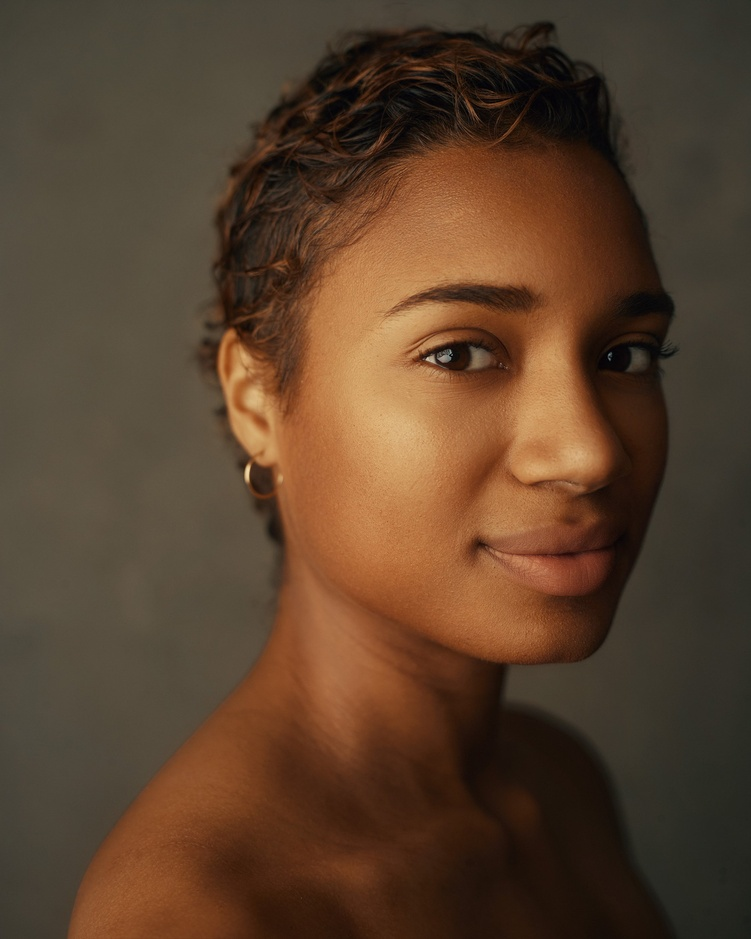
#> input picture sample images/face.jpg, 751 x 939 px, shrunk from 2000 x 2500 before the run; its folder holds only this picture in this run
$ python -i app.py   (imports and definitions only)
#> lines starting #> are read from the running program, lines starting #| are printed output that depends on the picture; after the words box and inside, x2 and y2 are one past the last pixel; in counts of white or black regions, pixels touching at a corner belong together
# app.py — Artistic Image Processor with Enhanced UI
"""
Streamlit DIP app — Enhanced UI with beautiful design
- All original DIP functions kept
- Modern, attractive UI with gradient design
- Fixed text color contrast issues
- Enhanced visual feedback
"""

import streamlit as st
import numpy as np
import cv2
from PIL import Image, ImageEnhance
import io, os, time, base64
from skimage import restoration
from skimage.util import random_noise

# optional: matplotlib for FFT/hist
try:
    import matplotlib.pyplot as plt
    from matplotlib.figure import Figure
    MATPLOTLIB_OK = True
except Exception as e:
    MATPLOTLIB_OK = False

# [128 lines not run here, left out]


# ----------------- Constants -----------------
PREVIEW_MAX_WIDTH = 720
PREVIEW_MAX_HEIGHT = 600

# ----------------- Helper Functions (unchanged) -----------------
def read_image_bytes(data_bytes):
    arr = np.frombuffer(data_bytes, np.uint8)
    img = cv2.imdecode(arr, cv2.IMREAD_COLOR)
    if img is None:
        raise ValueError("Failed to decode image")
    img = cv2.cvtColor(img, cv2.COLOR_BGR2RGB)
    return img

def imwrite_rgb(path, img_rgb):
    os.makedirs(os.path.dirname(path), exist_ok=True)
    cv2.imwrite(path, cv2.cvtColor(img_rgb, cv2.COLOR_RGB2BGR))

# [4 lines left out: function ensure_rgb, not called in this run]

def resize_for_preview_keep_aspect(img_rgb, max_w=PREVIEW_MAX_WIDTH, max_h=PREVIEW_MAX_HEIGHT):
    h, w = img_rgb.shape[:2]
    scale_w = max_w / w if w > max_w else 1.0
    scale_h = max_h / h if h > max_h else 1.0
    scale = min(scale_w, scale_h)
    if scale >= 1.0:
        return img_rgb
    new_w = max(1, int(w * scale))
    new_h = max(1, int(h * scale))
    return cv2.resize(img_rgb, (new_w, new_h), interpolation=cv2.INTER_AREA)

def pil_from_rgb(img_rgb):
    return Image.fromarray(img_rgb)

# ----------------- DIP functions (unchanged - keep all original functions) -----------------
# [40 lines left out: functions add_gaussian_noise, add_poisson_noise, add_uniform_noise, add_exponential_noise, add_gamma_noise, add_salt_pepper, not called in this run]

def gaussian_blur(img, k=5):
    return cv2.GaussianBlur(img, (k,k), 0)

def median_blur(img, k=5):
    return cv2.medianBlur(img, k)

def bilateral_filter(img, d=9):
    return cv2.bilateralFilter(img, d, sigmaColor=75, sigmaSpace=75)

# [57 lines left out: functions wiener_filter_gray, nl_means_denoise, apply_clahe, unsharp_mask, dehaze_simple, change_brightness_contrast and 2 more, not called in this run]

def scale_img(img, sx, sy):
    h,w = img.shape[:2]
    return cv2.resize(img, (max(1,int(w*sx)), max(1,int(h*sy))), interpolation=cv2.INTER_LINEAR)

# [33 lines left out: functions plot_fft_magnitude, plot_color_histogram, not called in this run]

# ----------------- NEW: Cartoonizer & Pencil Sketch functions -----------------
def _kmeans_color_quantization(img, k=8, attempts=8):
    Z = img.reshape((-1,3)).astype(np.float32)
    k = max(2, int(k))
    criteria = (cv2.TERM_CRITERIA_EPS + cv2.TERM_CRITERIA_MAX_ITER, 10, 1.0)
    try:
        _, label, center = cv2.kmeans(Z, k, None, criteria, attempts, cv2.KMEANS_RANDOM_CENTERS)
        center = np.uint8(center)
        res = center[label.flatten()]
        img_quant = res.reshape(img.shape)
        return img_quant
    except Exception:
        return img

def cartoonize(img_rgb, num_bilateral=5, bilateral_d=9, k_colors=8, edge_block=9, edge_C=2, edge_dilate=1):
    img = img_rgb.copy()
    for _ in range(max(1,int(num_bilateral))):
        img = cv2.bilateralFilter(img, d=int(bilateral_d), sigmaColor=75, sigmaSpace=75)
    img_quant = _kmeans_color_quantization(img, k=max(2,int(k_colors)))
    gray = cv2.cvtColor(img_rgb, cv2.COLOR_RGB2GRAY)
    gray = cv2.medianBlur(gray, 7)
    block = int(edge_block)
    if block % 2 == 0: block = max(3, block+1)
    edges = cv2.adaptiveThreshold(gray, 255, cv2.ADAPTIVE_THRESH_MEAN_C,
                                  cv2.THRESH_BINARY, blockSize=block, C=int(edge_C))
    if int(edge_dilate) > 0:
        kernel = np.ones((int(edge_dilate), int(edge_dilate)), np.uint8)
        edges = cv2.dilate(edges, kernel, iterations=1)
    edges_col = cv2.cvtColor(edges, cv2.COLOR_GRAY2RGB)
    cartoon = cv2.bitwise_and(img_quant, edges_col)
    return cartoon

# [25 lines left out: functions dodge_blend, pencil_sketch, apply_sepia, not called in this run]

# ----------------- Instagram-like filters -----------------
def to_grayscale(img):
    gray = cv2.cvtColor(img, cv2.COLOR_RGB2GRAY)
    return cv2.cvtColor(gray, cv2.COLOR_GRAY2RGB)

# [19 lines left out: functions filter_vintage, filter_lomo, not called in this run]

def filter_high_contrast(img):
    out = cv2.convertScaleAbs(img, alpha=1.5, beta=0)
    return out

# [30 lines left out: functions filter_vignette, filter_warm, filter_cool, filter_film, not called in this run]

INSTAGRAM_FILTERS = {
    "None": lambda x: x,
    "B&W": to_grayscale,
    "Vintage": filter_vintage,
    "Lomo": filter_lomo,
    "High Contrast": filter_high_contrast,
    "Vignette": filter_vignette,
    "Warm": filter_warm,
    "Cool": filter_cool,
    "Film": filter_film
}

# ----------------- Defaults & session keys -----------------
DEFAULTS = {
    "noise_option":"None","g_mean":0.0,"g_var":0.01,
    "u_low":-0.05,"u_high":0.05,"e_scale":0.02,"g_k":2.0,"g_theta":0.02,
    "sp_amt":0.02,"sp_vs":0.5,
    "filter_option":"None","k":5,
    "do_unsharp":False,"un_strength":1.0,
    "do_clahe":False,"do_dehaze":False,
    "do_rotate":False,"angle":0,
    "do_translate":False,"tx":0,"ty":0,
    "do_scale":False,"sx":1.0,"sy":1.0,
    "flip_h":False,"flip_v":False,
    "brightness":1.0,"contrast":1.0,
    "show_fft":False,"show_hist":False,
    "instagram_filter":"None",
    "style_mode":"None",
    "cart_num_bilateral":5, "cart_bilateral_d":9, "cart_k_colors":8, "cart_edge_block":9, "cart_edge_C":2, "cart_edge_dilate":1,
    "sk_sigma":21, "sk_adaptive":True, "sk_block":9, "sk_C":7
}

# [8 lines not run here, left out]

if 'uploaded_bytes' not in st.session_state:
    st.session_state.uploaded_bytes = None
if 'processed_img' not in st.session_state:
    st.session_state.processed_img = None
if 'history' not in st.session_state:
    st.session_state.history = []

# ----------------- Enhanced Sidebar -----------------
# [249 lines not run here, left out]

# Load and process image
try:
    img_orig = read_image_bytes(st.session_state.uploaded_bytes)
except Exception as e:
    st.error("❌ Failed to read image: " + str(e))
#> (this line was passed over: streamlit is not available in this run)
    st.stop()
#> (this line was passed over: streamlit is not available in this run)

# [1 line that did not run here, left out]

# Build processed image via DIP pipeline
# [1 line that did not run here, left out]

# Apply noise if selected
try:
    nopt = st.session_state.get("noise_option","None")
    if nopt != "None":
        if nopt == "Gaussian":
            proc = add_gaussian_noise(proc, mean=st.session_state.get("g_mean",0.0), var=st.session_state.get("g_var",0.01))
        elif nopt == "Poisson":
            proc = add_poisson_noise(proc)
        elif nopt == "Uniform":
            proc = add_uniform_noise(proc, low=st.session_state.get("u_low",-0.05), high=st.session_state.get("u_high",0.05))
        elif nopt == "Exponential":
            proc = add_exponential_noise(proc, scale=st.session_state.get("e_scale",0.02))
        elif nopt == "Gamma":
            proc = add_gamma_noise(proc, shape_k=st.session_state.get("g_k",2.0), scale_theta=st.session_state.get("g_theta",0.02))
        elif nopt == "Salt & Pepper":
            proc = add_salt_pepper(proc, amount=st.session_state.get("sp_amt",0.02), s_vs_p=st.session_state.get("sp_vs",0.5))
except Exception as e:
    st.warning("⚠️ Noise application failed: " + str(e))

# Apply filters
try:
    fopt = st.session_state.get("filter_option","None")
    kval = int(st.session_state.get("k",5))
    if fopt == "Gaussian":
        proc = gaussian_blur(proc, kval)
    elif fopt == "Median":
        proc = median_blur(proc, kval)
    elif fopt == "Bilateral":
        proc = bilateral_filter(proc, d=kval*2+1)
    elif fopt == "Wiener(gray)":
        gray = cv2.cvtColor(proc, cv2.COLOR_RGB2GRAY)
        den = wiener_filter_gray(gray, mysize=kval)
        proc = cv2.cvtColor(den, cv2.COLOR_GRAY2RGB)
    elif fopt == "NonLocalMeans":
        proc = nl_means_denoise(proc)
except Exception as e:
    st.warning("⚠️ Filter application failed: " + str(e))

# Apply enhancements
try:
    if st.session_state.get("do_unsharp",False):
        proc = unsharp_mask(proc, strength=st.session_state.get("un_strength",1.0), ksize=3)
    if st.session_state.get("do_clahe",False):
        proc = apply_clahe(proc)
    if st.session_state.get("do_dehaze",False):
        proc = dehaze_simple(proc, patch=15)
except Exception as e:
    st.warning("⚠️ Enhancement failed: " + str(e))

# Apply augmentations
try:
    if st.session_state.get("do_rotate",False) and st.session_state.get("angle",0) != 0:
        proc = rotate_img(proc, st.session_state.get("angle",0))
    if st.session_state.get("do_translate",False) and (st.session_state.get("tx",0) != 0 or st.session_state.get("ty",0) != 0):
        proc = translate_img(proc, st.session_state.get("tx",0), st.session_state.get("ty",0))
    if st.session_state.get("do_scale",False) and (st.session_state.get("sx",1.0) != 1.0 or st.session_state.get("sy",1.0) != 1.0):
        proc = scale_img(proc, st.session_state.get("sx",1.0), st.session_state.get("sy",1.0))
    if st.session_state.get("flip_h",False):
        proc = cv2.flip(proc, 1)
    if st.session_state.get("flip_v",False):
        proc = cv2.flip(proc, 0)
    if st.session_state.get("brightness",1.0) != 1.0 or st.session_state.get("contrast",1.0) != 1.0:
        proc = change_brightness_contrast(proc, brightness=st.session_state.get("brightness",1.0), contrast=st.session_state.get("contrast",1.0))
except Exception as e:
    st.warning("⚠️ Augmentation failed: " + str(e))

# Apply Instagram-style filter
# [1 line that did not run here, left out]
# [5 lines that did not run here, left out]

# Apply Cartoon/Sketch style
# [1 line that did not run here, left out]
# [24 lines that did not run here, left out]

# Store processed image
# [1 line that did not run here, left out]

# Prepare previews
# [1 line that did not run here, left out]
# [1 line that did not run here, left out]

# Show side-by-side images in cards
# [1 line that did not run here, left out]

# [80 lines not run here, left out]

# [1 line that did not run here, left out]
# [63 lines not run here, left out]

>>> import cv2
>>> picture = cv2.cvtColor(cv2.imread('sample images/face.jpg'), cv2.COLOR_BGR2RGB)
>>> result = cartoonize(picture)
#> in _kmeans_color_quantization, `_, label, center = cv2.kmeans(Z, k, None, criteria, attempts, cv2.KMEA..`: center = [[137.6, 77.6, 41.34], [60.91, 55.87, 45.54], [85.61, 77.07, 61.87], [56.73, 34.68, 20.85], [99.66, 53.24, 27.81], [171.6, 107.7, 62.59], [198.3, 143.3, 89.44], [31.11, 19.36, 12]]
#> in _kmeans_color_quantization, `center = np.uint8(center)`: center = [[137, 77, 41], [60, 55, 45], [85, 77, 61], [56, 34, 20], [99, 53, 27], [171, 107, 62], [198, 143, 89], [31, 19, 12]]
#> in _kmeans_color_quantization, `img_quant = res.reshape(img.shape)`:
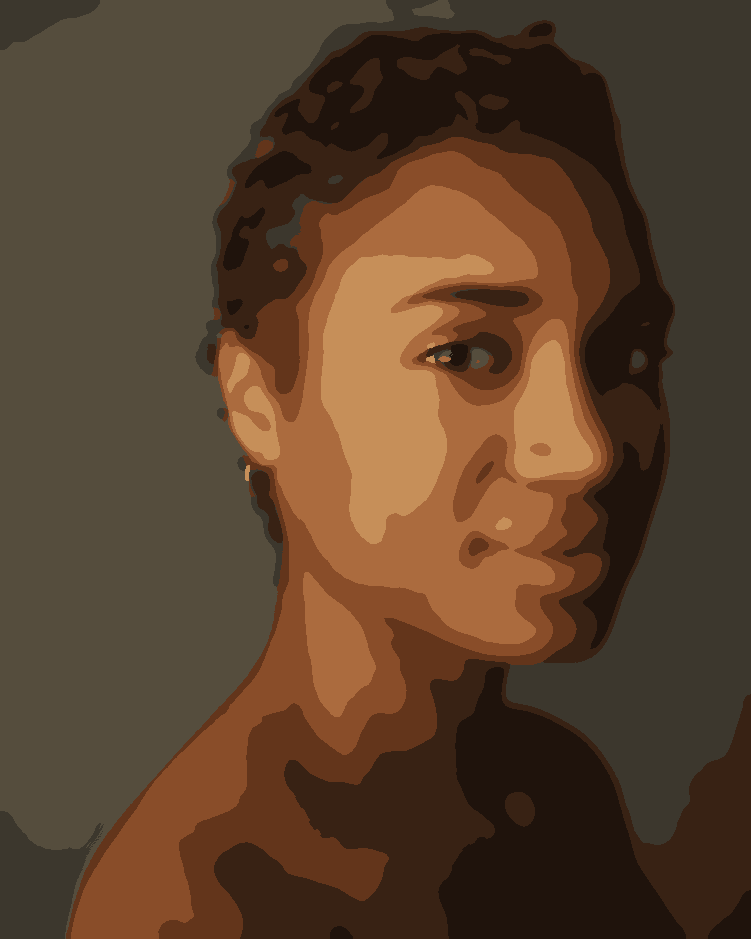
#> img_quant: shape (939, 751, 3); mean R, G, B 89.2, 64.7, 44.2
#> in cartoonize, `gray = cv2.cvtColor(img_rgb, cv2.COLOR_RGB2GRAY)`:
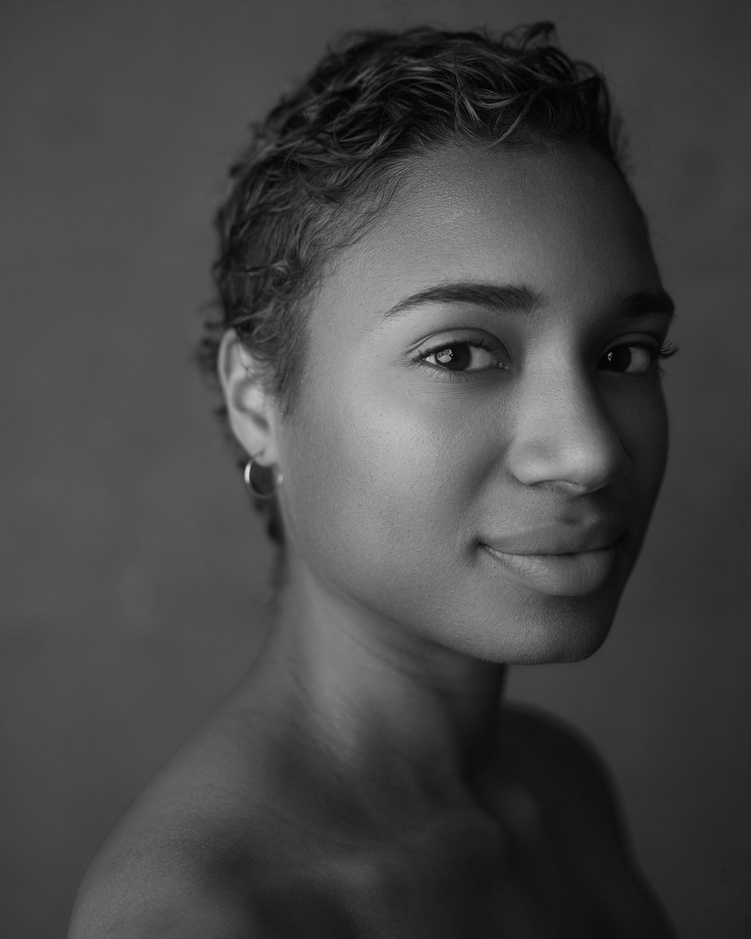
#> gray: shape (939, 751); min 0, max 221, mean 70.2
#> in cartoonize, `edges = cv2.adaptiveThreshold(gray, 255, cv2.ADAPTIVE_THRESH_MEAN_C, c..`:
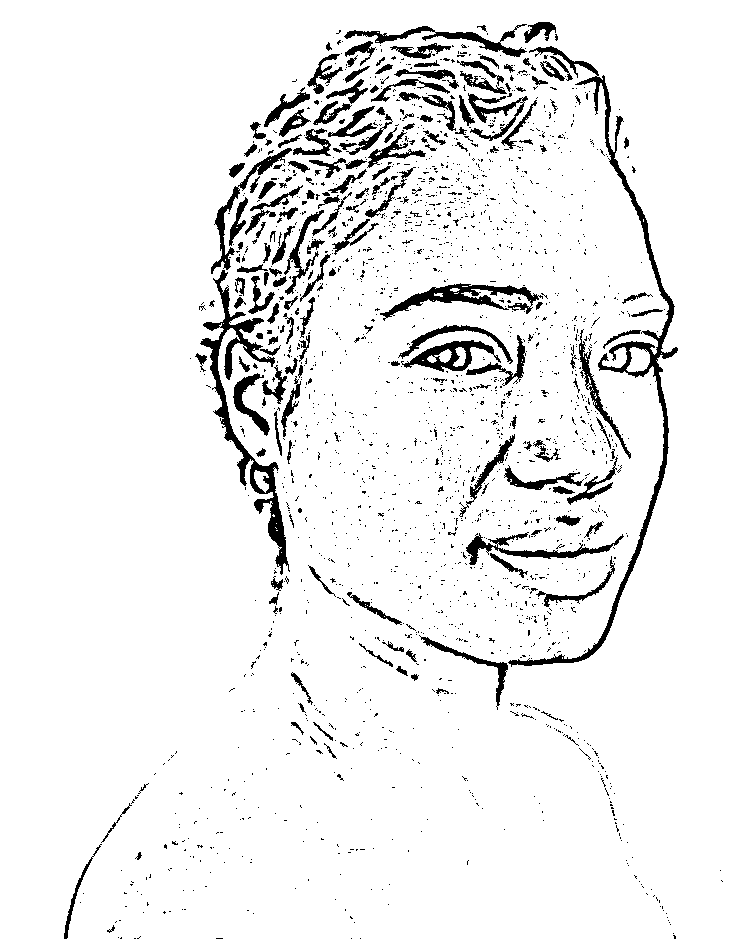
#> edges: shape (939, 751); 93.4% white; 2027 black regions (1837 under 20 px), largest, box (x1, y1, x2, y2) and area: (508, 46, 678, 667) 4994, (200, 270, 290, 575) 4034, (380, 283, 543, 321) 1773
#> in cartoonize, `cartoon = cv2.bitwise_and(img_quant, edges_col)`:
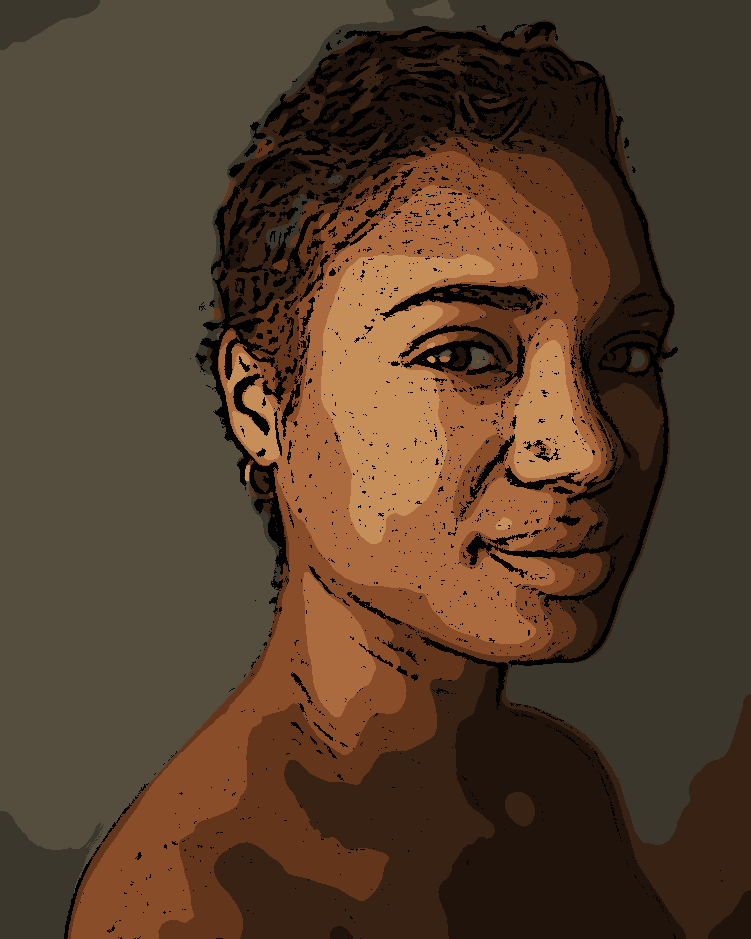
#> cartoon: shape (939, 751, 3); mean R, G, B 83.9, 61.5, 42.3

$ run again, on sample images/landscape.jpg
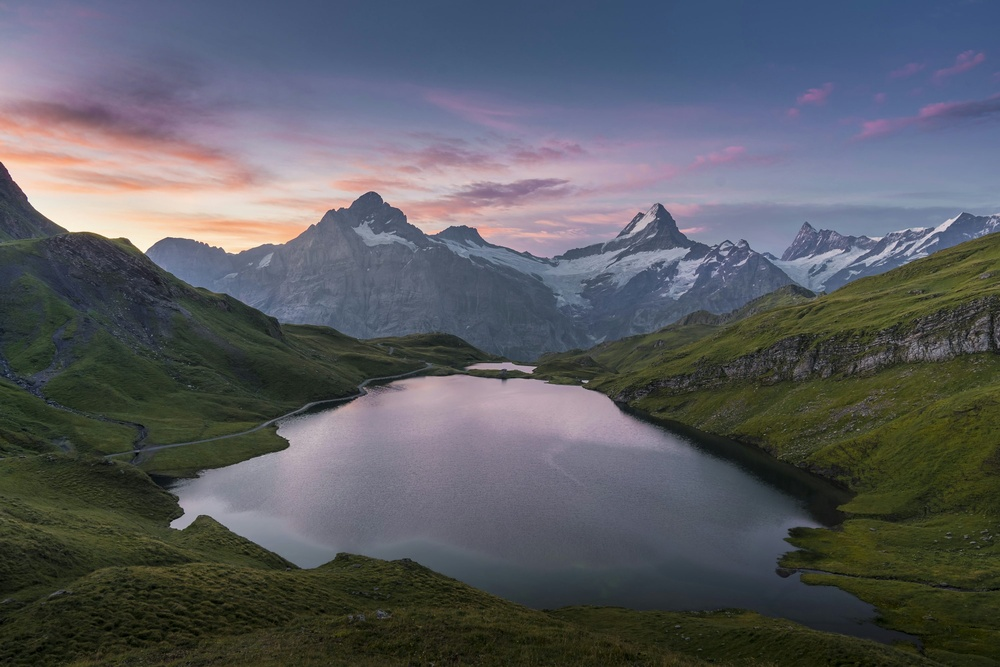
#> input picture sample images/landscape.jpg, 1000 x 667 px, shrunk from 3000 x 2000 before the run
#> in _kmeans_color_quantization, `_, label, center = cv2.kmeans(Z, k, None, criteria, attempts, cv2.KMEA..`: center = [[73.04, 87.97, 113.5], [227.7, 197, 183.2], [49.62, 54.37, 36.57], [132.8, 132.7, 158.4], [174.7, 155.1, 169.5], [62.95, 67.44, 56.46], [35.53, 37.63, 21.27], [102.4, 107.8, 134.6]]
#> in _kmeans_color_quantization, `center = np.uint8(center)`: center = [[73, 87, 113], [227, 196, 183], [49, 54, 36], [132, 132, 158], [174, 155, 169], [62, 67, 56], [35, 37, 21], [102, 107, 134]]
#> in cartoonize, `edges = cv2.adaptiveThreshold(gray, 255, cv2.ADAPTIVE_THRESH_MEAN_C, c..`:
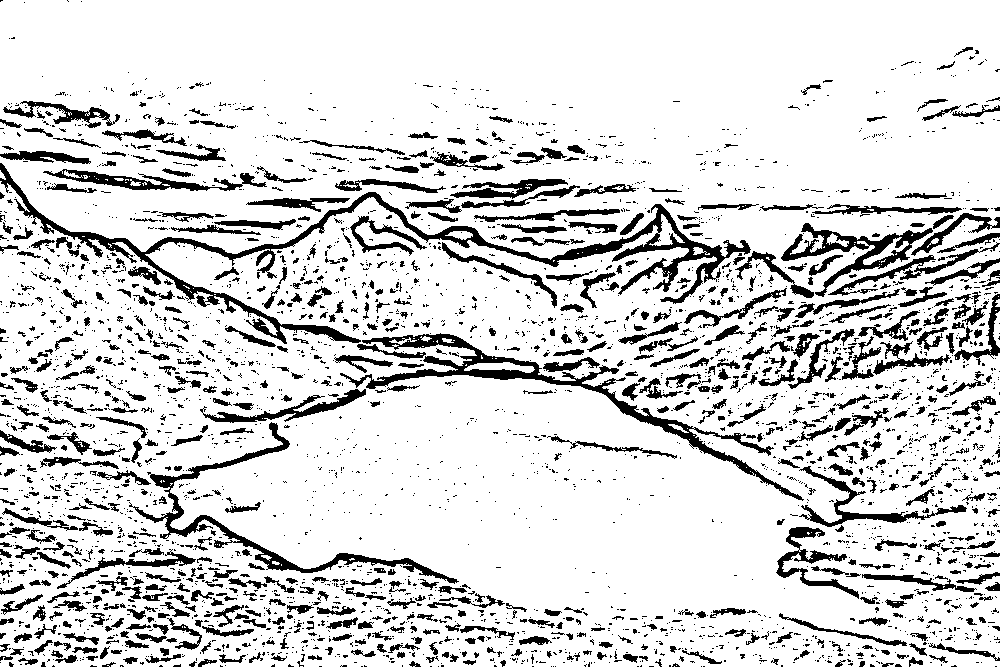
#> edges: shape (667, 1000); 84.6% white; 3570 black regions (2830 under 20 px), largest, box (x1, y1, x2, y2) and area: (0, 163, 751, 344) 9819, (340, 333, 804, 501) 5569, (129, 422, 459, 584) 3668
#> in cartoonize, `cartoon = cv2.bitwise_and(img_quant, edges_col)`:
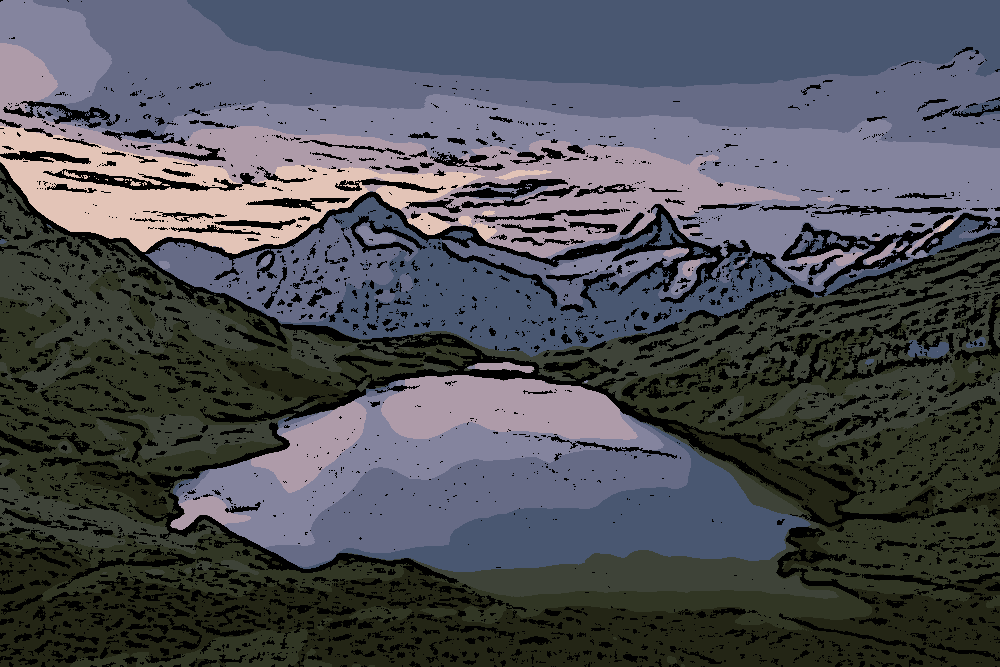
#> cartoon: shape (667, 1000, 3); mean R, G, B 77.6, 79.3, 85.5
